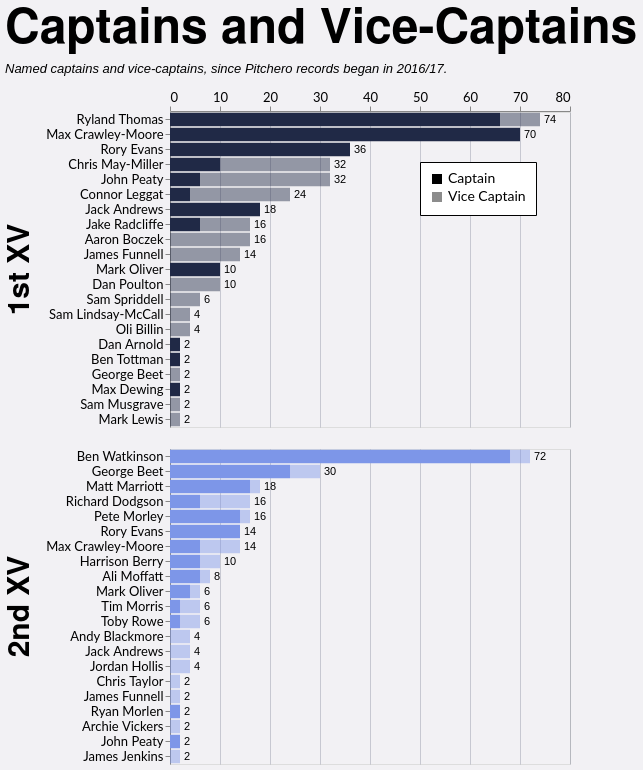

Source (Vega-Lite JSON):
### Vega-Lite specification from a JSON file in a GitHub repository (floating-point values rounded to 4 significant figures; data arrays with more than 128 entries replaced by an {"elided": "..."} marker saying what was removed)
{"config": {"axis": {"labelFont": "Lato, sans-serif", "titleFont": "PT Sans Narrow, Helvetica Neue, Helvetica, Arial, sans-serif", "labelFontSize": 13, "titleFontSize": 24, "gridColor": "#202947", "gridOpacity": 0.2}, "header": {"labelFont": "PT Sans Narrow, Helvetica Neue, Helvetica, Arial, sans-serif", "titleFont": "PT Sans Narrow, Helvetica Neue, Helvetica, Arial, sans-serif", "labelFontSize": 24, "titleFontSize": 28, "labelFontWeight": "bold", "orient": "left"}, "legend": {"labelFont": "Lato, sans-serif", "titleFont": "PT Sans Narrow, Helvetica Neue, Helvetica, Arial, sans-serif", "labelFontSize": 14, "titleFontSize": 16, "titlePadding": 5, "fillColor": "white", "strokeColor": "black", "padding": 10, "titleFontWeight": "lighter", "titleFontStyle": "italic", "titleColor": "gray", "offset": 10}, "title": {"font": "PT Sans Narrow, Helvetica Neue, Helvetica, Arial, sans-serif", "fontSize": 48, "fontWeight": "bold", "anchor": "start", "align": "center", "titlePadding": 20, "subtitlePadding": 10, "subtitleFontSize": 13, "subtitleColor": "", "subtitleFontStyle": "italic", "offset": 15, "color": "black"}, "axisX": {"labelAngle": 0}, "facet": {"title": null, "header": null, "align": {"row": "each", "column": "each"}}, "resolve": {"scale": {"y": "independent", "facet": "independent"}}, "background": "#f2f1f4", "scale": {"offsetBandPaddingOuter": 0.2, "offsetBandPaddingInner": 0.1}}, "data": {"name": "data-d28d05b5583b99de7b5dd14716b20471"}, "facet": {"row": {"field": "squad", "header": {"labelExpr": "datum.value + ' XV'", "labelFontSize": 30, "title": null}, "sort": ["1st", "2nd"], "title": null, "type": "nominal"}}, "spec": {"layer": [{"mark": {"type": "bar"}, "encoding": {"color": {"field": "squad", "legend": null, "scale": {"domain": ["1st", "2nd"], "range": ["#202946", "#7d96e8"]}, "sort": ["1st", "2nd"], "type": "nominal"}, "opacity": {"field": "role", "legend": {"legendX": 250, "legendY": 50, "orient": "none", "title": null}, "scale": {"domain": ["Captain", "Vice Captain"], "range": [1.0, 0.45]}, "sort": ["Captain", "Vice Captain"], "type": "nominal"}, "order": {"field": "stack_order", "sort": "ascending", "type": "quantitative"}, "tooltip": [{"field": "player", "title": "Player", "type": "nominal"}, {"field": "squad", "title": "Squad", "type": "nominal"}, {"field": "role", "title": "Role", "type": "nominal"}, {"field": "games_agg", "title": "Games", "type": "quantitative"}], "x": {"axis": {"orient": "top", "title": null}, "field": "x0", "type": "quantitative"}, "x2": {"field": "x2"}, "y": {"field": "player", "sort": {"field": "player_total", "order": "descending"}, "title": null, "type": "nominal"}}, "transform": [{"aggregate": [{"op": "sum", "field": "games", "as": "games_agg"}, {"op": "max", "field": "player_total", "as": "player_total"}], "groupby": ["player", "squad", "role", "stack_order"]}, {"window": [{"op": "sum", "field": "games_agg", "as": "x2"}], "frame": [null, 0], "groupby": ["player", "squad"], "sort": [{"field": "stack_order", "order": "ascending"}]}, {"calculate": "datum.x2 - datum.games_agg", "as": "x0"}]}, {"mark": {"type": "text", "align": "left", "baseline": "middle", "color": "black", "dx": 4, "fontSize": 11}, "encoding": {"text": {"field": "total_games", "format": ".0f", "type": "quantitative"}, "x": {"axis": {"orient": "top", "title": null}, "field": "total_games", "type": "quantitative"}, "y": {"field": "player", "sort": {"field": "player_total", "order": "descending"}, "title": null, "type": "nominal"}}, "transform": [{"aggregate": [{"op": "sum", "field": "games", "as": "total_games"}, {"op": "max", "field": "player_total", "as": "player_total"}], "groupby": ["player", "squad"]}]}], "height": {"step": 15}, "transform": [{"joinaggregate": [{"op": "sum", "field": "games", "as": "player_total"}], "groupby": ["player", "squad"]}], "width": 400}, "resolve": {"scale": {"y": "independent"}}, "title": {"text": "Captains and Vice-Captains", "subtitle": "Named captains and vice-captains, since Pitchero records began in 2016/17."}, "$schema": "https://vega.github.io/schema/vega-lite/v5.20.1.json", "datasets": {"data-d28d05b5583b99de7b5dd14716b20471": {"elided": "197 records"}}}
